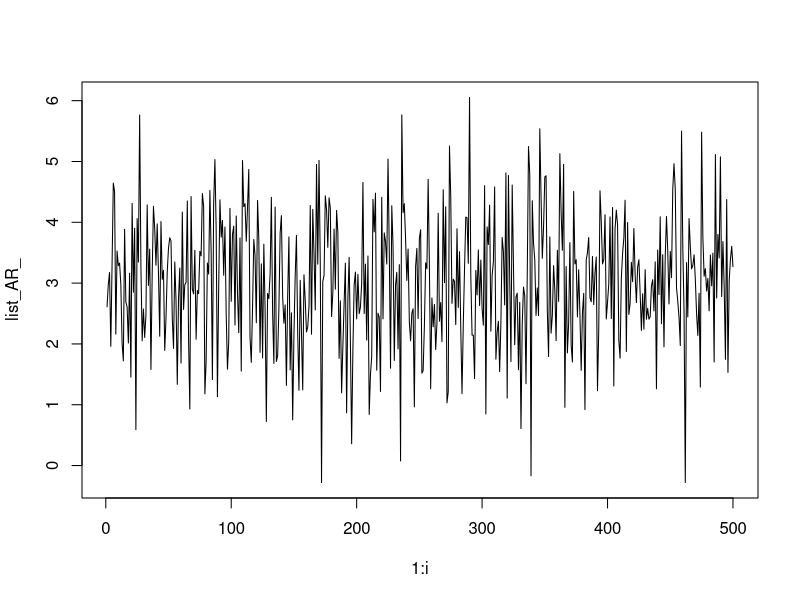
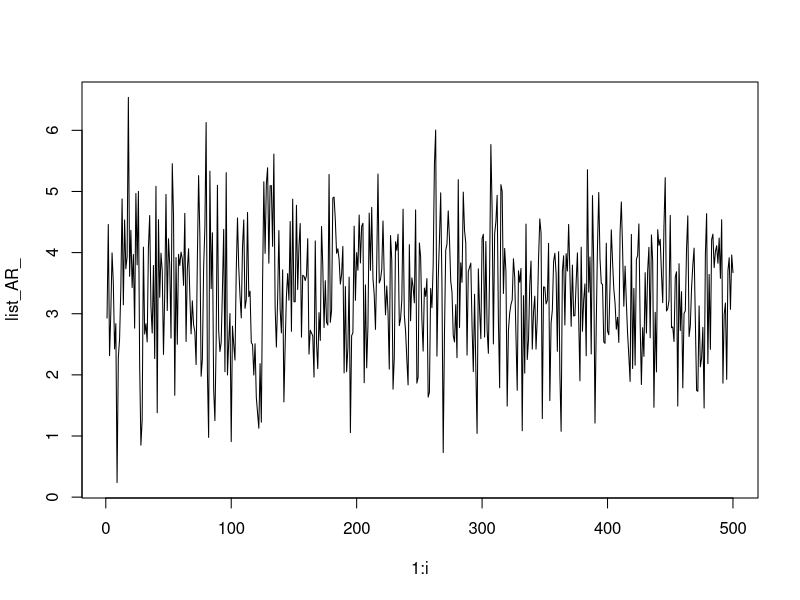
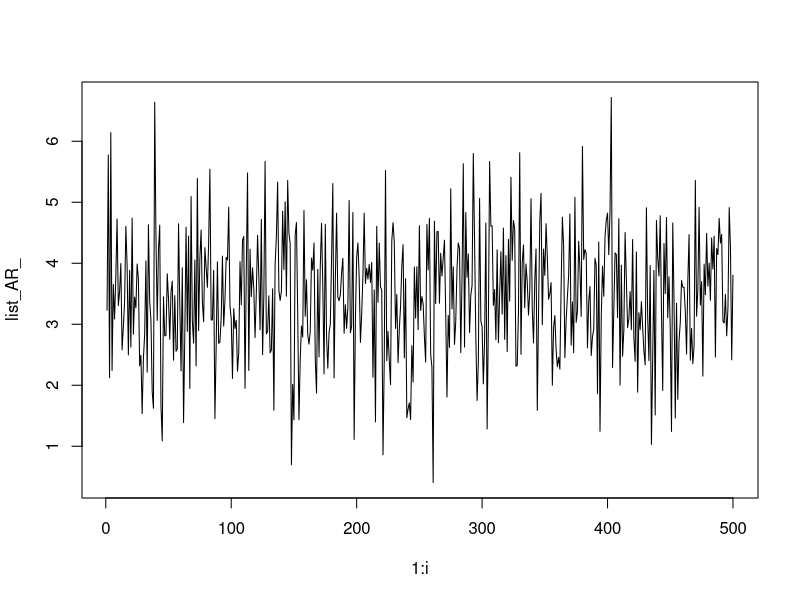

R code for these plots, in order: (Note: this script raises an error after producing the figures.)
library("stats")


# Я пытался сделать сделать для первого порядка, но пока разбирался - написалось для общего порядка

##################################
#        "Type of theta:         #
#        1 - |theta| < 1         #
#        2 - |theta| = 1         #
#        3 - |theta| > 1"        #
##################################

AR<-function(theta,x0,p){
    X<-matrix(1,p,1)
    X[1]<-x0
    for(i in 2:p){
        X[i]<-t(theta[1:i-1]) %*% X[1:i-1] + rnorm(1)#scale multiply vectors + Gauss noize
    }
    return(X[p])
}



plot_AR_n <-function(n){

    x0<-runif(1, min = -10, max = 10)
    theta1<-runif(1, min = -0.999, max = 0.999)
    theta2<-(-1) ** (sample(1:10,1))
    theta3<-runif(1, min = -1.0001, max = 1.0001)

    list_AR_<-c()
    for(i in 1:n){
        list_AR_[i]<- AR(theta1,x0,2)
    }
    x11()
    plot(1:i,list_AR_,type="l")

    list_AR_<-c()
    for(i in 1:n){
        list_AR_[i]<- AR(theta2,x0,2)
    }
    x11()
    plot(1:i,list_AR_,type="l")

    list_AR_<-c()
    for(i in 1:n){
        list_AR_[i]<- AR(theta2,x0,2)
    }
    x11()
    plot(1:i,list_AR_,type="l")
}
MNK<-function(X,n){
    numeric<-0
    denumeric<-0
    for (i in 2:n){
        numeric <- numeric + as.numeric((as.numeric(X[i-1])*as.numeric(X[i])))
        denumeric <- denumeric + as.numeric(as.numeric(X[i])*as.numeric(X[i]))
    }
    return(numeric/denumeric)
}
MNK_k<-function(X,n){
    TETHA<-c()
    for (i in 1:n){ # Для оценки тета наблюдений меняю 1:n на [1:10 or 10:n]
        TETHA[i]<- MNK(X,i)
    }
    return(TETHA)
}

#Оценка максимального правдоподобия будет реализована как копипипаста МНК же для этой модели, тк дисперсия единичная
MP<-function(X){
}

findPolyroots<-function(theta){
    a<-1
    #Подставляю коэффиценты со знаком минус сразу
    b<--theta[1]
    c<--theta[2]
    D=b^2-4*a*c
   m=ifelse(D<0,complex(1,0,sqrt(abs(D))),sqrt(D))
   roots<-c((-b+m)/(2*a),(-b-m)/(2*a))
   return(c(abs(roots[1]),abs(roots[2])))
}

graphSustainabilityProcess<-function(theta,n=1000){
    x0<-runif(1, min = -10, max = 10)
    list_AR_<-c()
    for(i in 1:n){
        list_AR_[i]<- AR(theta,x0,3)
    }
    x11()
    plot(1:i,list_AR_,type="l")


}

########################################################################################
#                                       Start test                                     #
########################################################################################



############ 1 ##########
plot_AR_n(500)
############ 2 ##########
print(MNK(list_AR1_thetha2,n))
############ 3 ##########



############ 4 ##########

x0<-runif(1, min = -10, max = 10)
theta2<-(-1) ** (sample(1:10,1))
list_AR1_thetha2<-c()
    for(i in 1:n){
        list_AR1_thetha2[i]<- AR(theta2,x0,1)
    }

x11()
plot(MNK_k(list_AR1_thetha2,n),type="l")


############ 5 ##########
#print(findPolyroots(c(-0.53,0.1))) # Усточивые корни для этого вектора тета
graphSustainabilityProcess(c(-0.53,0.1))
############ 6 ##########
# К примеру временной ряд стоимости бензина
gas=c(17.573,17.337,15.809,14.153,
15.513,14.535,14.154,14.807,
15.467,15.709,16.054,16.018,
16.165,16.691,17.351,17.282,
17.737,17.844,17.729, 17.590,
17.726,18.129, 17.795, 17.819,
17.739)

print(arima(gas,order=c(2,0,0)))
